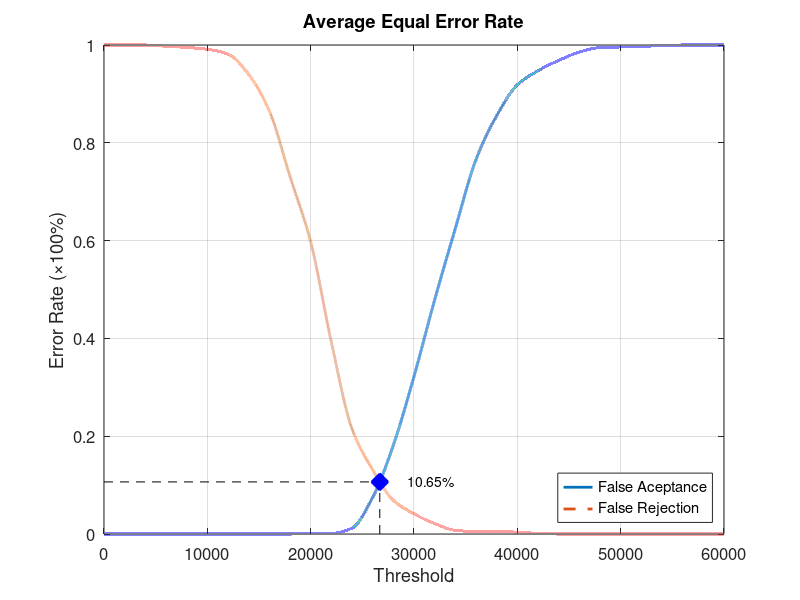
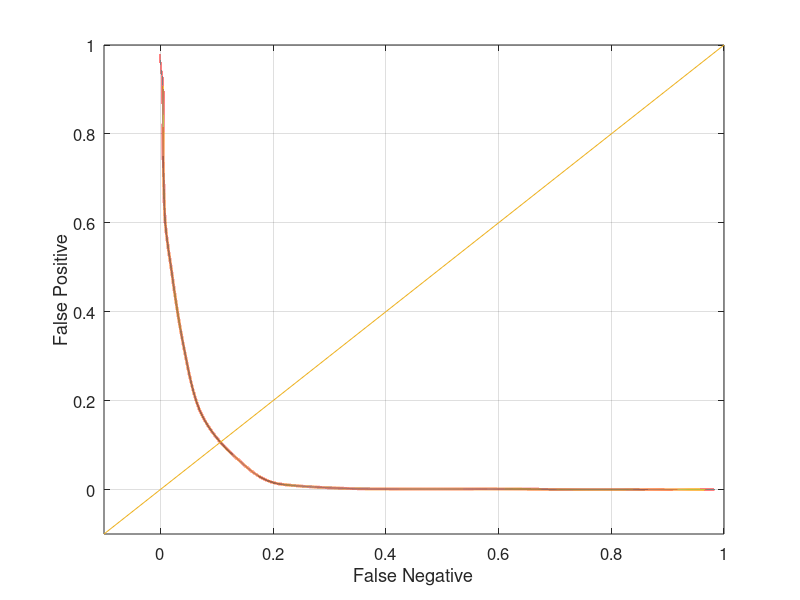

These figures' MATLAB source, in order:
function yEER = Experiment1Average
close all;
clear;
clc;
x = 0:2000:60000;
xq = 0:0.5:60000;

y0 = [0 0 0 0 0 0 0 0 0 0 0.00131579 0.00131579 0.0118421 0.075 0.181579 0.322368 0.478947 0.625 0.76579 0.855263 0.918421 0.947368 0.968421 0.985526 0.994737 0.996053 0.997368 0.998684 1 1 1];
yy0 = interp1(x, y0, xq, 'pchip');
y1 = [1 1 1 0.9975 0.995 0.99125 0.98125 0.94 0.865 0.73125 0.5975 0.3925 0.215 0.13125 0.06875 0.04125 0.02125 0.0075 0.005 0.005 0.00375 0.00125 0 0 0 0 0 0 0 0 0];
yy1 = interp1(x, y1, xq, 'pchip');

% Calculating EER: 
y2 = abs(y0 - y1);
find(y2 == min(y2))
yy2 = abs(yy0 - yy1);
xEER = find(yy2 == min(yy2));
xEERIndex = xq(xEER) % X-axis EER
yEER = yy0(xEER) % Y-axis EER

main = figure
plot(xq, yy0,'-','LineWidth', 2);	hold on
plot(xq, yy1,'--','LineWidth', 2);	hold on
plot([xEERIndex xEERIndex], [0 yEER], 'k--');	hold on
plot([0 xEERIndex], [yEER yEER], 'k--');	hold on
plot(xEERIndex, yEER, 'bx', 'LineWidth', 10);	hold on
text(xEERIndex + 10 * xEERIndex / 100, yEER, [num2str(round((10000 * yEER)) / 100) '%'])
legend('False Aceptance', 'False Rejection', 'Location', 'SouthEast')
xlabel('Threshold')
ylabel('Error Rate (\times100%)')
title('Average Equal Error Rate')
set(gca, 'FontSize', 12)
axis([0 60000 0 1])
grid on

print(main, 'Experiment1AverageMain', '-dpng');
FNRxFPR = figure('Color', [1 1 1]);
plot(yy1, yy0, '-', yy1, yy0, 'LineWidth', 2);
hold on
y = -0.1:0.1:1
plot(y, y); 
set(gca, 'FontSize', 12)
xlabel('False Negative')
ylabel('False Positive')
axis([-0.1 1 -0.1 1])
set(gca, 'FontSize', 12)
grid on

print(FNRxFPR, 'Experiment1AverageFNRxFPR','-dpng');
end
